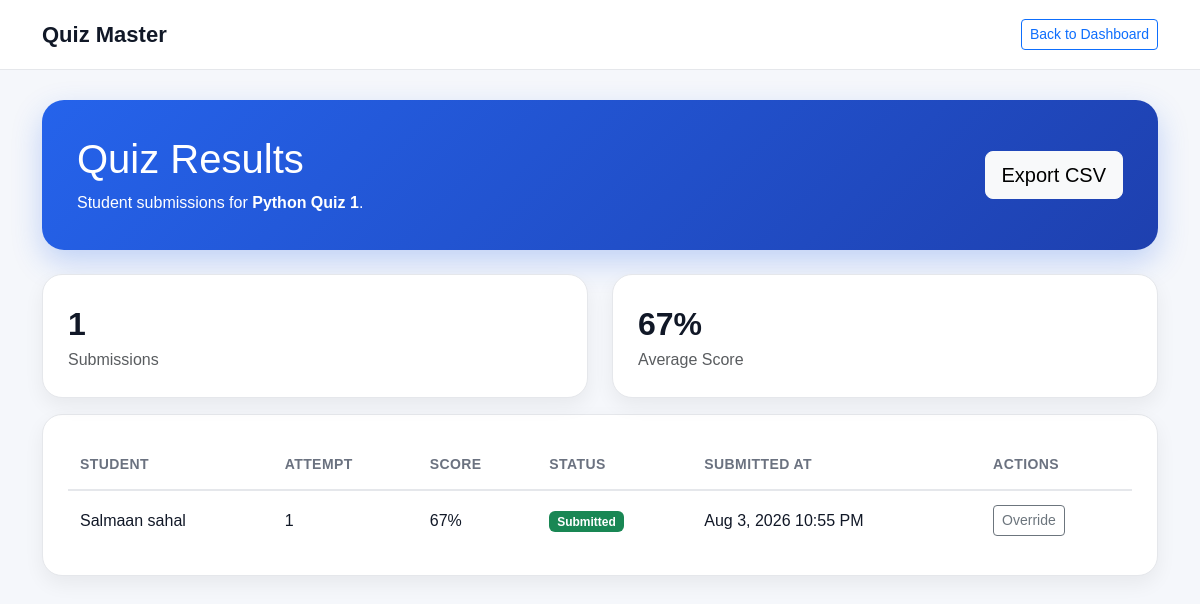
Page /instructor/quiz_results.php?quiz_id=1 (signed in) on the committed database.
### tables this page shows
CREATE TABLE quizzes (
    quiz_id INT AUTO_INCREMENT PRIMARY KEY,
    title VARCHAR(150) NOT NULL,
    class_name VARCHAR(100),
    html_file_path VARCHAR(255),
    total_points INT,
    attempts_allowed INT DEFAULT 1,
    resubmission_allowed BOOLEAN DEFAULT FALSE,
    due_date DATETIME NULL,
    is_active TINYINT(1) DEFAULT 1,
    created_by INT,
    created_at TIMESTAMP DEFAULT CURRENT_TIMESTAMP,
    FOREIGN KEY (created_by) REFERENCES users(user_id)
);

CREATE TABLE quiz_attempts (
    attempt_id INT AUTO_INCREMENT PRIMARY KEY,
    quiz_id INT NOT NULL,
    student_id INT NOT NULL,
    attempt_number INT NOT NULL,
    score INT DEFAULT 0,
    correct_answers INT NULL,
    total_questions INT NULL,
    status VARCHAR(30) DEFAULT 'Submitted',
    submitted_at TIMESTAMP DEFAULT CURRENT_TIMESTAMP,

    FOREIGN KEY (quiz_id) REFERENCES quizzes(quiz_id),
    FOREIGN KEY (student_id) REFERENCES users(user_id)
);

CREATE TABLE users (
    user_id INT AUTO_INCREMENT PRIMARY KEY,
    name VARCHAR(100) NOT NULL,
    email VARCHAR(100) NOT NULL UNIQUE,
    password VARCHAR(255) NOT NULL,
    role VARCHAR(20) NOT NULL
);

### includes/quiz_repo.php (called while the page is built, shortened)
<?php
function qm_quiz_by_id(PDO $pdo, int $id): ?array
{
    $stmt = $pdo->prepare('SELECT * FROM quizzes WHERE quiz_id = :id');
    $stmt->execute(['id' => $id]);
    $row = $stmt->fetch();
    return $row ?: null;
}
function qm_quiz_submissions(PDO $pdo, int $quizId): array
{
    $stmt = $pdo->prepare(
        'SELECT a.*, u.name AS student_name, u.email AS student_email
         FROM quiz_attempts a
         JOIN users u ON u.user_id = a.student_id
         WHERE a.quiz_id = :quiz_id
         ORDER BY a.submitted_at DESC'
    );
    $stmt->execute(['quiz_id' => $quizId]);
    return $stmt->fetchAll();
}
function qm_overrides_for_quiz(PDO $pdo, int $quizId): array
{
    $stmt = $pdo->prepare(
        'SELECT o.* FROM score_overrides o
         JOIN quiz_attempts a ON a.attempt_id = o.attempt_id
         WHERE a.quiz_id = :quiz_id
         ORDER BY o.overridden_at ASC'
    );
    $stmt->execute(['quiz_id' => $quizId]);
    $map = [];
    foreach ($stmt->fetchAll() as $o) {
        $map[(int) $o['attempt_id']] = $o;
    }
    return $map;
}

### instructor/quiz_results.php (the view, shortened to what this page needs)
<?php
require_once __DIR__ . '/../includes/db.php';
require_once __DIR__ . '/../includes/quiz_repo.php';
$quizId = (int) ($_GET['quiz_id'] ?? $_POST['quiz_id'] ?? 0);
$quiz = $quizId ? qm_quiz_by_id($pdo, $quizId) : null;
$submissions = $quiz ? qm_quiz_submissions($pdo, $quizId) : [];
$overrides   = $quiz ? qm_overrides_for_quiz($pdo, $quizId) : [];
$effective = [];
foreach ($submissions as $s) {
    $aid = (int) $s['attempt_id'];
    $effective[] = isset($overrides[$aid]) ? (int) $overrides[$aid]['override_score'] : (int) $s['score'];
}
$count = count($submissions);
$average = $count > 0 ? (int) round(array_sum($effective) / $count) : null;
?>
<!DOCTYPE html>
<html lang="en">
<head>
    <link href="https://cdn.jsdelivr.net/npm/bootstrap@5.3.3/dist/css/bootstrap.min.css" rel="stylesheet">
    <link rel="stylesheet" href="../assets/css/quizmaster.css?v=1">
</head>
<body>
<div class="topbar">
    <div class="container d-flex justify-content-between align-items-center">
        <div class="brand">Quiz Master</div>
        <a href="dashboard.php" class="btn btn-outline-primary btn-sm">Back to Dashboard</a>
    </div>
</div>
<div class="container">
    <?php if (!$quiz): ?>
        <div class="alert alert-warning mt-5">
            That quiz could not be found. <a href="dashboard.php">Back to dashboard</a>.
        </div>
    <?php else: ?>
        <div class="hero d-flex justify-content-between align-items-center flex-wrap">
            <div>
                <h1>Quiz Results</h1>
                <p class="mb-0">Student submissions for <strong><?= htmlspecialchars($quiz['title']) ?></strong>.</p>
            </div>
            <?php if ($count > 0): ?>
                <a href="../api/export_csv.php?quiz_id=<?= (int) $quiz['quiz_id'] ?>"
                   class="btn btn-light btn-lg mt-3 mt-md-0">Export CSV</a>
            <?php endif; ?>
        </div>
        <div class="row mt-4">
            <div class="col-md-6 mb-3">
                <div class="card-box">
                    <div class="stat-number"><?= $count ?></div>
                    <p class="mb-0 text-muted">Submissions</p>
                </div>
            </div>
            <div class="col-md-6 mb-3">
                <div class="card-box">
                    <div class="stat-number"><?= $average === null ? 'N/A' : $average . '%' ?></div>
                    <p class="mb-0 text-muted">Average Score</p>
                </div>
            </div>
        </div>
        <div class="card-box mb-5">
            <div class="table-responsive">
                <table class="data-table">
                    <thead>
                        <tr>
                            <th>Student</th>
                            <th>Attempt</th>
                            <th>Score</th>
                            <th>Status</th>
                            <th>Submitted At</th>
                            <th>Actions</th>
                        </tr>
                    </thead>
                    <tbody>
                        <?php if ($count === 0): ?>
                            <tr>
                                <td colspan="6" class="text-muted">No submissions yet.</td>
                            </tr>
                        <?php else: ?>
                            <?php foreach ($submissions as $s): ?>
                                <?php $aid = (int) $s['attempt_id']; $ov = $overrides[$aid] ?? null; ?>
                                <tr>
                                    <td><?= htmlspecialchars($s['student_name']) ?></td>
                                    <td><?= (int) $s['attempt_number'] ?></td>
                                    <td>
                                        <?php if ($ov): ?>
                                            <strong><?= (int) $ov['override_score'] ?>%</strong>
                                            <span class="text-muted"><del><?= (int) $s['score'] ?>%</del></span>
                                            <span class="badge bg-warning text-dark ms-1"
                                                  title="<?= htmlspecialchars($ov['note']) ?>">Instructor adjusted</span>
                                        <?php else: ?>
                                            <?= (int) $s['score'] ?>%
                                        <?php endif; ?>
                                    </td>
                                    <td><span class="badge bg-success"><?= htmlspecialchars($s['status']) ?></span></td>
                                    <td><?= htmlspecialchars(date('M j, Y g:i A', strtotime($s['submitted_at']))) ?></td>
                                    <td>
                                        <button type="button" class="btn btn-sm btn-outline-secondary"
                                                data-bs-toggle="modal" data-bs-target="#overrideModal"
                                                data-attempt="<?= $aid ?>"
                                                data-student="<?= htmlspecialchars($s['student_name'], ENT_QUOTES) ?>"
                                                data-score="<?= $ov ? (int) $ov['override_score'] : (int) $s['score'] ?>">
                                            Override
                                        </button>
                                    </td>
                                </tr>
                            <?php endforeach; ?>
                        <?php endif; ?>
                    </tbody>
                </table>
            </div>
        </div>
    <?php endif; ?>
</div>
</body>
</html>

### assets/css/quizmaster.css (style rules this page uses)
body { background: #f5f7fb; font-family: Arial, sans-serif; color: #111827; }
.topbar { background: #ffffff; border-bottom: 1px solid #e5e7eb; padding: 18px 0; }
.brand { font-size: 22px; font-weight: 800; }
.topbar a { text-decoration: none; }
.hero { background: linear-gradient(135deg, #2563eb, #1e40af); color: white; border-radius: 22px; padding: 35px; margin-top: 30px; box-shadow: 0 12px 30px rgba(37, 99, 235, 0.25); }
.card-box { background: white; border-radius: 20px; border: 1px solid #e5e7eb; box-shadow: 0 8px 20px rgba(0, 0, 0, 0.06); padding: 25px; }
.stat-number { font-size: 32px; font-weight: 800; }
.data-table { width: 100%; margin-bottom: 0; }
.data-table thead th { border-bottom: 2px solid #e5e7eb; color: #6b7280; font-weight: 700; font-size: 14px; text-transform: uppercase; letter-spacing: 0.03em; }
.data-table td, .data-table th { padding: 14px 12px; vertical-align: middle; }

### rows in the picture
quizzes: title "Python Quiz 1"
quiz_attempts: student.name "Salmaan sahal", attempt_number "1", score "67", status "Submitted", submitted_at "Aug 3, 2026 10:55 PM"

### other values in the picture
$count "1"
$average "67"
